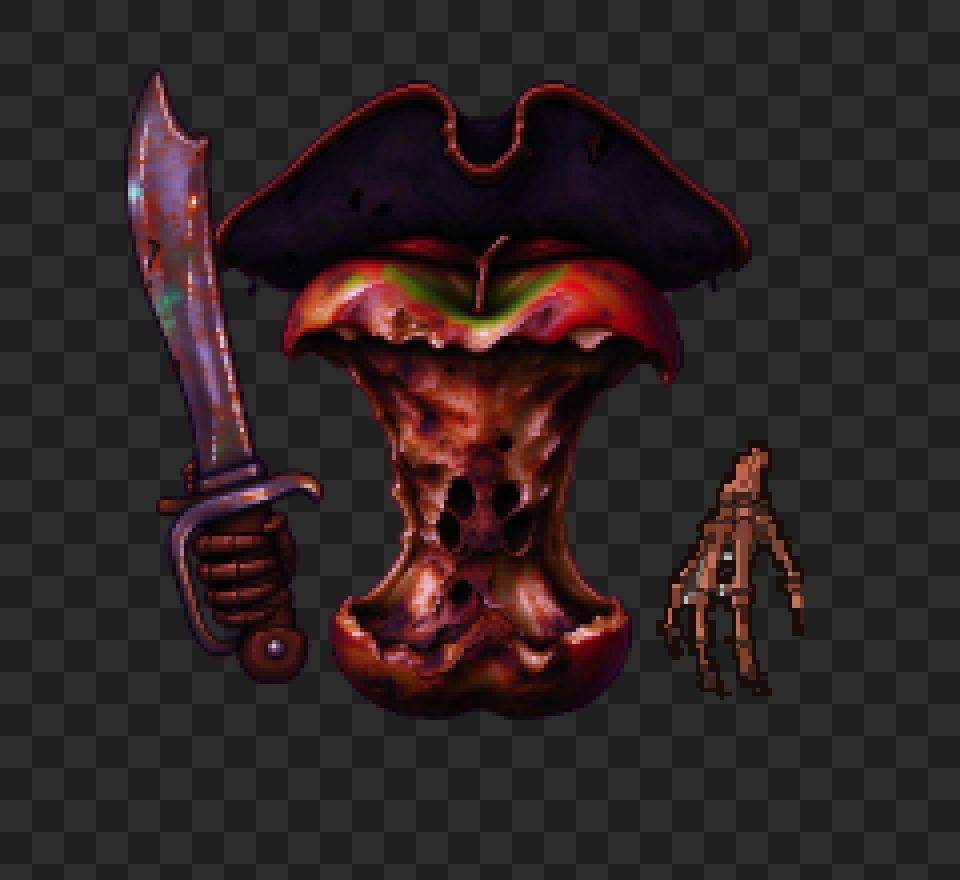

The Python source for this figure:
"""拼一张静止姿势的预览图：本体 + 持刀手 + 散手，4 倍最近邻放大，垫棋盘格。"""
import pix

SCALE = 4
PAD = 24          # 画布留边（美术像素）

# 刀握把在刀贴图里的位置（比例）——刀尖朝上，手在下方
GRIP_X_RATIO = 0.54
GRIP_Y_RATIO = 0.818

# 相对脚底中心的位置（美术像素）
BODY_FOOT = (0, 0)
SWORD_GRIP = (-62, -38)
FREE_HAND = (62, -38)


def load(path):
    w, h, ch, px = pix.load(path)
    return w, h, pix.to_rgba(w, h, ch, px)


def blit(dst, dw, dh, src, sw, sh, ox, oy, flip=False):
    """把 src 贴到 dst 的 (ox,oy)（左上角），带 alpha 混合。"""
    for y in range(sh):
        dy = oy + y
        if dy < 0 or dy >= dh:
            continue
        for x in range(sw):
            dx = ox + (sw - 1 - x if flip else x)
            if dx < 0 or dx >= dw:
                continue
            s = (y * sw + x) * 4
            a = src[s + 3]
            if a == 0:
                continue
            d = (dy * dw + dx) * 4
            if a == 255:
                dst[d:d + 4] = src[s:s + 4]
            else:
                k = a / 255.0
                for c in range(3):
                    dst[d + c] = int(dst[d + c] * (1 - k) + src[s + c] * k)
                dst[d + 3] = max(dst[d + 3], a)


def main():
    bw, bh, body = load('small_body.png')
    sw, sh, sword = load('small_sword.png')
    hw, hh, hand = load('../../assets/enemies/undead_apple/undead_apple_hand_l.png')

    # 手放大 1.3 倍（新怪比老怪大 30%），用最近邻保持像素感
    hs = 1.3
    nhw, nhh = int(hw * hs), int(hh * hs)
    hand13 = bytearray(nhw * nhh * 4)
    for y in range(nhh):
        for x in range(nhw):
            s = (int(y / hs) * hw + int(x / hs)) * 4
            d = (y * nhw + x) * 4
            hand13[d:d + 4] = hand[s:s + 4]
    hw, hh, hand = nhw, nhh, hand13

    # 画布：以脚底中心为原点
    W, H = 240, 220
    ORIGIN = (120, 180)     # 原点在画布里的位置
    canvas = bytearray(W * H * 4)
    # 棋盘格
    for y in range(H):
        for x in range(W):
            v = 44 if ((x // 8) + (y // 8)) % 2 else 32
            d = (y * W + x) * 4
            canvas[d] = canvas[d + 1] = canvas[d + 2] = v
            canvas[d + 3] = 255

    # 本体：底边对齐原点
    blit(canvas, W, H, body, bw, bh,
         ORIGIN[0] - bw // 2, ORIGIN[1] - bh)

    # 散手（右侧）
    blit(canvas, W, H, hand, hw, hh,
         ORIGIN[0] + FREE_HAND[0] - hw // 2, ORIGIN[1] + FREE_HAND[1] - hh // 2)

    # 刀：握把点对准 SWORD_GRIP
    gx = int(sw * GRIP_X_RATIO)
    gy = int(sh * GRIP_Y_RATIO)
    blit(canvas, W, H, sword, sw, sh,
         ORIGIN[0] + SWORD_GRIP[0] - gx, ORIGIN[1] + SWORD_GRIP[1] - gy)

    # 4 倍放大
    ZW, ZH = W * SCALE, H * SCALE
    zoom = bytearray(ZW * ZH * 4)
    for y in range(ZH):
        sy = y // SCALE
        for x in range(ZW):
            sx = x // SCALE
            s = (sy * W + sx) * 4
            d = (y * ZW + x) * 4
            zoom[d:d + 4] = canvas[s:s + 4]
    pix.save('preview_idle.png', ZW, ZH, 4, zoom)
    print('已写 preview_idle.png  %dx%d' % (ZW, ZH))


if __name__ == '__main__':
    main()
